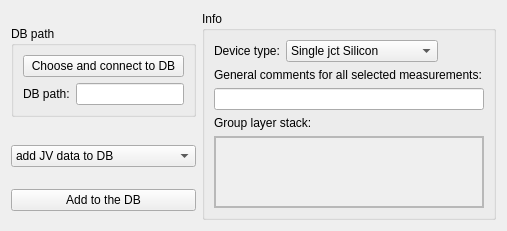
       <widget class="QWidget" name="addToDB">
        <attribute name="title">
         <string>addToDB</string>
        </attribute>
        <layout class="QGridLayout" name="gridLayout_21">
         <item row="2" column="0">
          <widget class="QPushButton" name="pushButton_AddtoDB">
           <property name="text">
            <string>Add to the DB</string>
           </property>
          </widget>
         </item>
         <item row="1" column="0">
          <widget class="QComboBox" name="comboBox_DBJVorMPP">
           <item>
            <property name="text">
             <string>add JV data to DB</string>
            </property>
           </item>
           <item>
            <property name="text">
             <string>add MPP data to DB</string>
            </property>
           </item>
          </widget>
         </item>
         <item row="0" column="0">
          <widget class="QGroupBox" name="groupBox_3">
           <property name="sizePolicy">
            <sizepolicy hsizetype="Maximum" vsizetype="Maximum">
             <horstretch>0</horstretch>
             <verstretch>0</verstretch>
            </sizepolicy>
           </property>
           <property name="title">
            <string>DB path</string>
           </property>
           <layout class="QGridLayout" name="gridLayout_19">
            <item row="1" column="0">
             <widget class="QLabel" name="label_3">
              <property name="text">
               <string>DB path:</string>
              </property>
             </widget>
            </item>
            <item row="1" column="1" colspan="2">
             <widget class="QLineEdit" name="lineEdit_DBpath">
              <property name="readOnly">
               <bool>true</bool>
              </property>
             </widget>
            </item>
            <item row="0" column="0" colspan="3">
             <widget class="QPushButton" name="pushButton_chooseDB">
              <property name="text">
               <string>Choose and connect to DB</string>
              </property>
             </widget>
            </item>
           </layout>
          </widget>
         </item>
         <item row="0" column="1" rowspan="3">
          <widget class="QGroupBox" name="groupBox_4">
           <property name="sizePolicy">
            <sizepolicy hsizetype="Expanding" vsizetype="Preferred">
             <horstretch>0</horstretch>
             <verstretch>0</verstretch>
            </sizepolicy>
           </property>
           <property name="title">
            <string>Info</string>
           </property>
           <layout class="QGridLayout" name="gridLayout_20">
            <item row="0" column="2">
             <spacer name="horizontalSpacer">
              <property name="orientation">
               <enum>Qt::Horizontal</enum>
              </property>
              <property name="sizeHint" stdset="0">
               <size>
                <width>40</width>
                <height>20</height>
               </size>
              </property>
             </spacer>
            </item>
            <item row="0" column="0">
             <widget class="QLabel" name="label_4">
              <property name="text">
               <string>Device type:</string>
              </property>
             </widget>
            </item>
            <item row="0" column="1">
             <widget class="QComboBox" name="comboBox_DBdevicetype">
              <item>
               <property name="text">
                <string>Single jct Silicon</string>
               </property>
              </item>
              <item>
               <property name="text">
                <string>Single jct Perovskite</string>
               </property>
              </item>
              <item>
               <property name="text">
                <string>Perovskite/Silicon 2TT</string>
               </property>
              </item>
             </widget>
            </item>
            <item row="7" column="0" colspan="3">
             <widget class="QFrame" name="frame_3">
              <property name="sizePolicy">
               <sizepolicy hsizetype="Expanding" vsizetype="Preferred">
                <horstretch>0</horstretch>
                <verstretch>0</verstretch>
               </sizepolicy>
              </property>
              <property name="frameShape">
               <enum>QFrame::StyledPanel</enum>
              </property>
              <property name="frameShadow">
               <enum>QFrame::Raised</enum>
              </property>
              <layout class="QGridLayout" name="gridLayout_23">
               <property name="leftMargin">
                <number>0</number>
               </property>
               <property name="topMargin">
                <number>0</number>
               </property>
               <property name="rightMargin">
                <number>0</number>
               </property>
               <property name="bottomMargin">
                <number>0</number>
               </property>
               <item row="0" column="0">
                <widget class="QScrollArea" name="scrollArea_DBgroupcomment">
                 <property name="widgetResizable">
                  <bool>true</bool>
                 </property>
                 <widget class="QWidget" name="scrollAreaWidgetContents_3">
                  <property name="geometry">
                   <rect>
                    <x>0</x>
                    <y>0</y>
                    <width>1061</width>
                    <height>145</height>
                   </rect>
                  </property>
                  <layout class="QVBoxLayout" name="verticalLayout_DBgroupcomment"/>
                 </widget>
                </widget>
               </item>
              </layout>
             </widget>
            </item>
            <item row="1" column="0" colspan="3">
             <widget class="QLabel" name="label_5">
              <property name="text">
               <string>General comments for all selected measurements:</string>
              </property>
             </widget>
            </item>
            <item row="3" column="0" colspan="3">
             <widget class="QLineEdit" name="lineEdit_DBcomments"/>
            </item>
            <item row="4" column="0" colspan="3">
             <widget class="QLabel" name="label_7">
              <property name="text">
               <string>Group layer stack:</string>
              </property>
             </widget>
            </item>
           </layout>
          </widget>
         </item>
        </layout>
       </widget>
